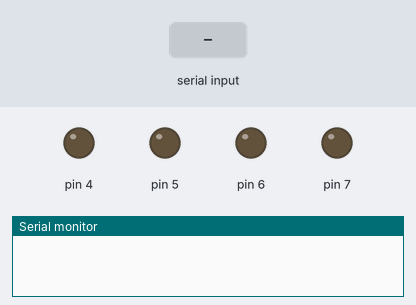
This sketch was run on a simulated Arduino Uno, built with avr-gcc and run on an emulated ATmega328P. Parts: output pins drawn as LEDs (lit = HIGH), the last lines printed to the serial monitor. The test bench sets the inputs (shaded band).

Above: at 1.2 s.
1.3 s: "j" received over Serial
At 2.4 s:
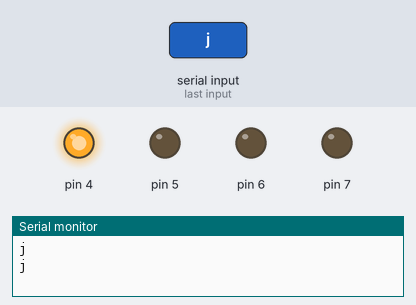
3.0 s: "k" received over Serial
At 3.9 s:
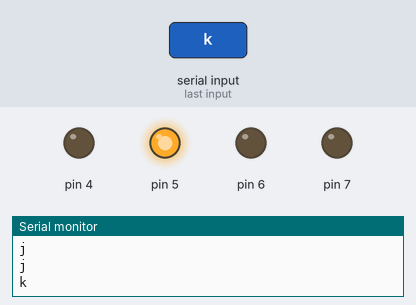
5.0 s: "l" received over Serial
At 6.6 s:
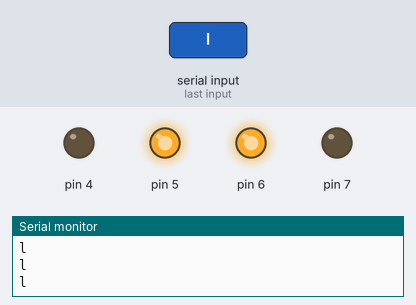
7.0 s: "h" received over Serial
At 8.2 s:
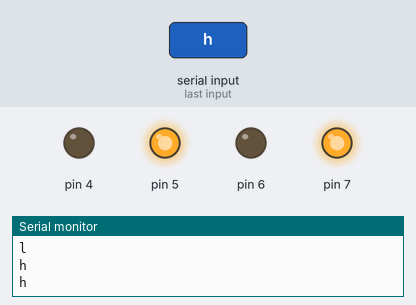
9.0 s: "j" received over Serial
At 9.3 s:
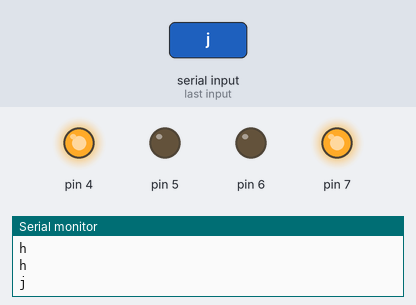
10.5 s: "l" received over Serial
At 11.6 s:
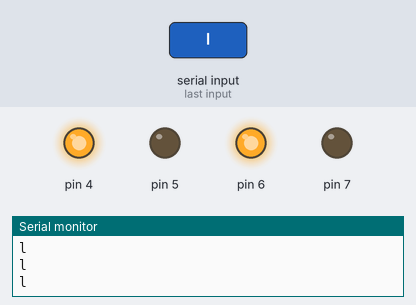
Timing chart, 0 to 13.0 s (numbered marks = the images above; inputs shaded):
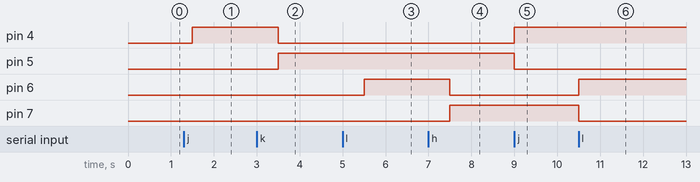

Measured:
- after the input at 1.3 s, pin 4: LOW → HIGH after 0.20 s
- after the input at 3.0 s, pin 4: HIGH → LOW after 0.50 s; pin 5: LOW → HIGH after 0.50 s
- after the input at 5.0 s, pin 6: LOW → HIGH after 0.50 s
- after the input at 7.0 s, pin 6: HIGH → LOW after 0.50 s; pin 7: LOW → HIGH after 0.50 s
- after the input at 9.0 s, pin 4: LOW → HIGH at once; pin 5: HIGH → LOW at once
- after the input at 10.5 s, pin 6: LOW → HIGH at once; pin 7: HIGH → LOW at once

The sketch:

sketch_apr20c.ino
```cpp
char val;


void setup() {
for(int i=4; i<8; i++){
  pinMode(i, OUTPUT);
}
Serial.begin(9600);
}

void loop() {

  if(Serial.available()){
    val=Serial.read();
  }

if(val=='j'){
  digitalWrite(4, HIGH);
  digitalWrite(5, LOW);
}else if(val=='k'){
  digitalWrite(4, LOW);
  digitalWrite(5, HIGH);
}else if(val=='l'){
  digitalWrite(6, HIGH);
  digitalWrite(7, LOW);
}else if(val=='h'){
  digitalWrite(6, LOW);
  digitalWrite(7, HIGH);
}else{
 for(int i=4; i<8; i++){
  digitalWrite(i, LOW);
}
}
if(!val == 0){
  Serial.println(val);
}
delay(500);

}
```
